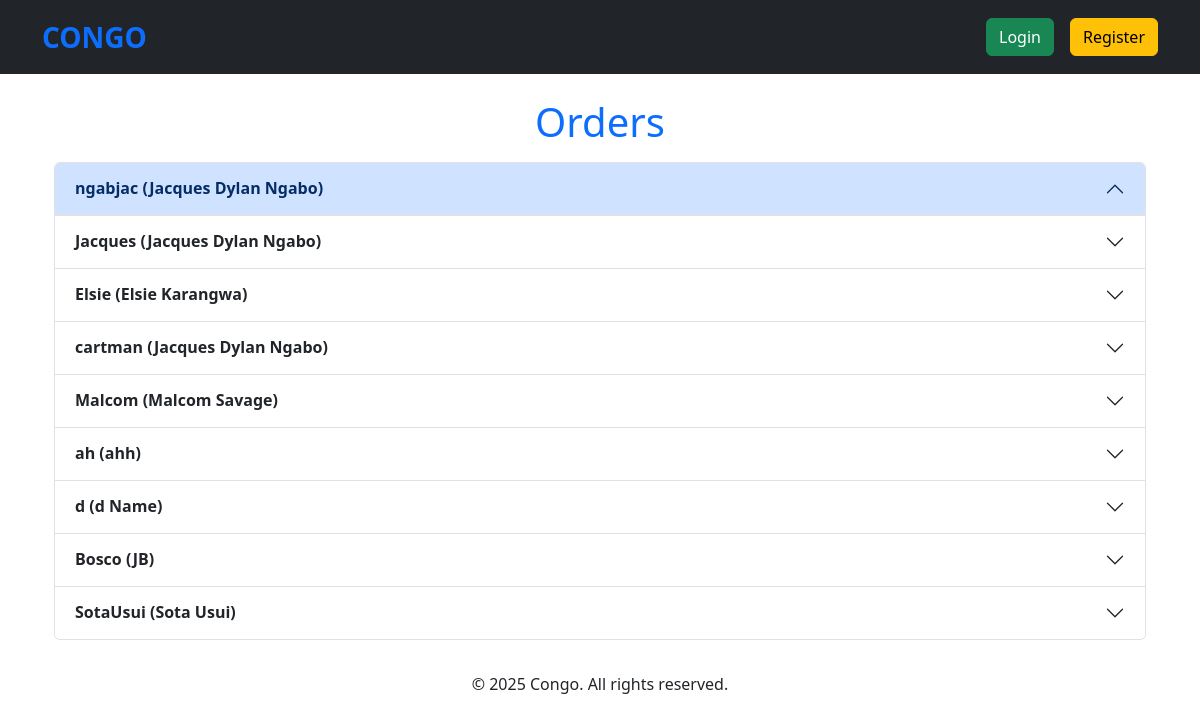
Screenshot of /orders/ with the database file from the repository.
### models.py (models this page shows)
class Order(db.Model):
    id = db.Column(db.Integer, primary_key=True)
    username = db.Column(db.String(80), unique=False, nullable=False)
    realname = db.Column(db.String(200), unique=False, nullable=False)
    mailingaddress = db.Column(db.String(200), unique=False, nullable=False)
    cart = db.Column(JSON, nullable=False)

### app.py (the view)
@app.route("/orders/", methods=["GET"])
def orders():
    orders = Order.query.all()
    grouped_orders = defaultdict(list)
    for order in orders:
        grouped_orders[order.username].append(order)  # Group the orders by the username
    return render_template("orders.html", grouped_orders=grouped_orders)

### app.py (called while the page is built)
@app.before_request
def check_login():
    if (
        request.path == url_for("register_form")
        or request.path == url_for("login_form")
        or request.path == url_for("orders")
        or request.path == url_for("create_user")
        or request.path.startswith("/static/")
    ):
        pass
    elif "username" not in session:
        return redirect(url_for("login_form"))

@app.after_request
def add_no_cache_headers(response):
    response.headers["Cache-Control"] = "no-store, no-cache, must-revalidate, max-age=0"
    response.headers["Pragma"] = "no-cache"
    response.headers["Expires"] = "0"
    return response

### templates/orders.html (shortened to what this page needs)
{% extends "base.html" %}
{% block content %}
<div class="container mt-4">
    <h1 class="text-primary text-center">Orders</h1>
    {% if grouped_orders %}
        <div class="accordion mt-3" id="ordersAccordion">
            {% for username, user_orders in grouped_orders.items() %}
                <div class="accordion-item">
                    <h2 class="accordion-header" id="heading-{{ username }}">
                        <button class="accordion-button {% if loop.index != 1 %}collapsed{% endif %}"
                                type="button"
                                data-bs-toggle="collapse"
                                data-bs-target="#collapse-{{ username }}"
                                aria-expanded="{% if loop.index == 1 %}true{% else %}false{% endif %}"
                                aria-controls="collapse-{{ username }}">
                            <strong>{{ username }} ({{ user_orders[0].realname }})</strong>
                        </button>
                    </h2>
                </div>
            {% endfor %}
        </div>
    {% else %}
        <div class="alert alert-warning text-center mt-4">
            <p>No orders have been placed yet.</p>
        </div>
    {% endif %}
</div>
{% endblock %}

### rows the page displays
Order: username "ngabjac", realname "Jacques Dylan Ngabo"
Order: username "Jacques", realname "Jacques Dylan Ngabo"
Order: username "Elsie", realname "Elsie Karangwa"
Order: username "cartman", realname "Jacques Dylan Ngabo"
Order: username "Malcom", realname "Malcom Savage"
Order: username "ah", realname "ahh"
Order: realname "d Name"
Order: username "Bosco", realname "JB"
Order: username "SotaUsui", realname "Sota Usui"

### other values shown
{{ username }} "d"
